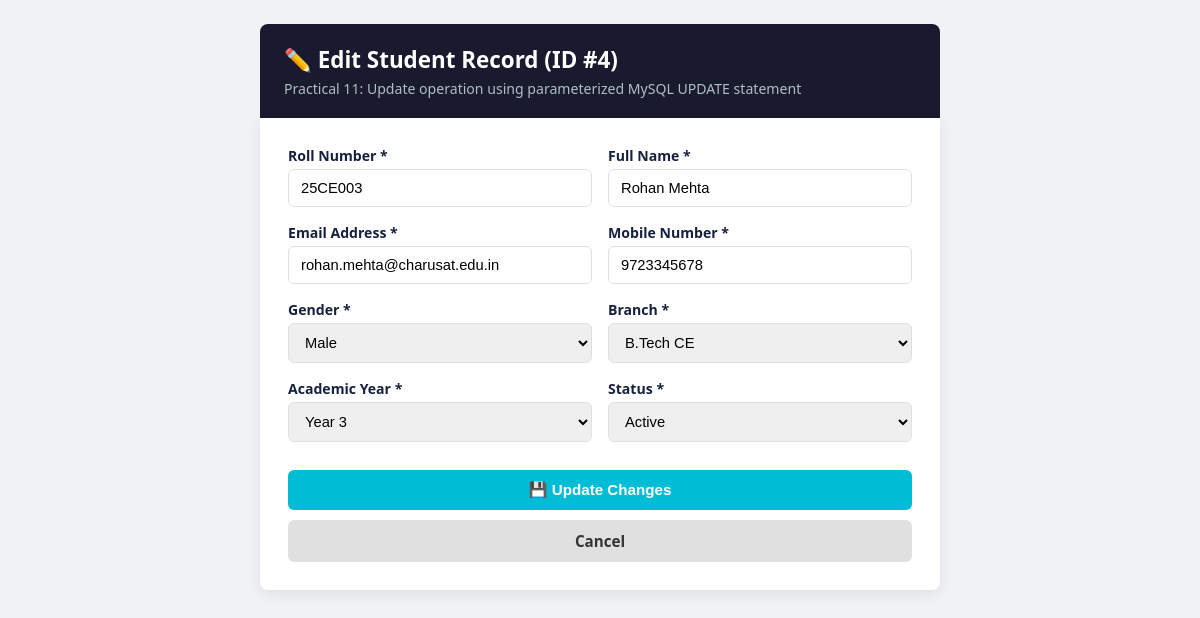
The page /edit_student.php?id=4 on the database its author committed.
### tables this page shows
CREATE TABLE IF NOT EXISTS `students` (
  `id` INT AUTO_INCREMENT PRIMARY KEY,
  `roll_no` VARCHAR(20) NOT NULL UNIQUE,
  `fullname` VARCHAR(100) NOT NULL,
  `email` VARCHAR(100) NOT NULL UNIQUE,
  `mobile` VARCHAR(15) NOT NULL,
  `gender` ENUM('male', 'female', 'other') NOT NULL,
  `course` VARCHAR(50) NOT NULL,
  `year` TINYINT UNSIGNED NOT NULL,
  `status` ENUM('active', 'inactive') NOT NULL DEFAULT 'active',
  `created_at` TIMESTAMP DEFAULT CURRENT_TIMESTAMP,
  `updated_at` TIMESTAMP DEFAULT CURRENT_TIMESTAMP ON UPDATE CURRENT_TIMESTAMP,
  INDEX `idx_course_year` (`course`, `year`),
  INDEX `idx_status` (`status`)
);

### edit_student.php (the view, shortened to what this page needs)
<?php
$id = (int)($_GET['id'] ?? $_POST['id'] ?? 0);
$errors = [];
$student = null;
try {
    $pdo = getDBConnection();
    $stmt = $pdo->prepare("SELECT * FROM students WHERE id = ? LIMIT 1");
    $stmt->execute([$id]);
    $student = $stmt->fetch();
} catch (Exception $e) {
    $_SESSION['flash_error'] = "Database error: " . $e->getMessage();
    header('Location: index.php');
    exit;
}
?>
<!DOCTYPE html>
<html lang="en">
<head>
</head>
<body>
    <div class="container">
        <header>
            <h1>✏️ Edit Student Record (ID #<?= $id ?>)</h1>
            <p>Practical 11: Update operation using parameterized MySQL UPDATE statement</p>
        </header>
        <div class="card" style="border-radius: 0 0 var(--radius) var(--radius);">
            <form method="POST" action="edit_student.php?id=<?= $id ?>" novalidate>
                <div class="form-grid">
                    <div class="form-group">
                        <label for="roll_no">Roll Number *</label>
                        <input type="text" id="roll_no" name="roll_no"
                               value="<?= htmlspecialchars($student['roll_no'] ?? '') ?>"
                               class="<?= isset($errors['roll_no']) ? 'is-invalid' : '' ?>" required>
                    </div>
                    <div class="form-group">
                        <label for="fullname">Full Name *</label>
                        <input type="text" id="fullname" name="fullname"
                               value="<?= htmlspecialchars($student['fullname'] ?? '') ?>"
                               class="<?= isset($errors['fullname']) ? 'is-invalid' : '' ?>" required>
                    </div>
                    <div class="form-group">
                        <label for="email">Email Address *</label>
                        <input type="email" id="email" name="email"
                               value="<?= htmlspecialchars($student['email'] ?? '') ?>"
                               class="<?= isset($errors['email']) ? 'is-invalid' : '' ?>" required>
                    </div>
                    <div class="form-group">
                        <label for="mobile">Mobile Number *</label>
                        <input type="text" id="mobile" name="mobile"
                               value="<?= htmlspecialchars($student['mobile'] ?? '') ?>"
                               class="<?= isset($errors['mobile']) ? 'is-invalid' : '' ?>" required maxlength="10">
                    </div>
                    <div class="form-group">
                        <label for="gender">Gender *</label>
                        <select id="gender" name="gender" required>
                            <option value="male" <?= ($student['gender'] ?? '') === 'male' ? 'selected' : '' ?>>Male</option>
                        </select>
                    </div>
                    <div class="form-group">
                        <label for="course">Branch *</label>
                        <select id="course" name="course" required>
                            <option value="btech-ce" <?= ($student['course'] ?? '') === 'btech-ce' ? 'selected' : '' ?>>B.Tech CE</option>
                        </select>
                    </div>
                    <div class="form-group">
                        <label for="year">Academic Year *</label>
                        <select id="year" name="year" required>
                            <option value="3" <?= (string)($student['year'] ?? '') === '3' ? 'selected' : '' ?>>Year 3</option>
                        </select>
                    </div>
                    <div class="form-group">
                        <label for="status">Status *</label>
                        <select id="status" name="status" required>
                            <option value="active" <?= ($student['status'] ?? '') === 'active' ? 'selected' : '' ?>>Active</option>
                        </select>
                    </div>
                    <div class="form-group full-width btn-group">
                        <button type="submit" class="btn btn-save">💾 Update Changes</button>
                        <a href="index.php" class="btn btn-cancel">Cancel</a>
                    </div>
                </div>
            </form>
        </div>
    </div>
</body>
</html>

### edit_student.php (style rules this page uses)
:root { --color-primary: #1a1a2e; --color-primary-lt: #16213e; --color-accent: #00bcd4; --color-accent-dark: #0097a7; --color-bg: #f0f2f5; --color-card: #ffffff; --color-danger: #c62828; --color-danger-bg: #ffcdd2; --color-border: #dde1e6; --radius: 8px; --shadow: 0 4px 14px rgba(0,0,0,0.08); --font-sans: 'Segoe UI', Tahoma, Geneva, Verdana, sans-serif; }
* { box-sizing: border-box; }
body { font-family: var(--font-sans); background: var(--color-bg); margin: 0; padding: 24px 16px; }
.container { max-width: 680px; margin: 0 auto; }
.card { background: var(--color-card); border-radius: var(--radius); padding: 28px; box-shadow: var(--shadow); }
header { background: var(--color-primary); color: #fff; padding: 20px 24px; border-radius: var(--radius) var(--radius) 0 0; }
header h1 { margin: 0 0 4px; font-size: 1.4rem; }
header p { margin: 0; color: #b0bec5; font-size: 0.88rem; }
.form-grid { display: grid; grid-template-columns: 1fr 1fr; gap: 16px; }
.full-width { grid-column: 1 / -1; }
.form-group { display: flex; flex-direction: column; gap: 4px; }
label { font-size: 0.88rem; font-weight: 600; color: var(--color-primary-lt); }
input[type="text"], input[type="email"], select { padding: 10px 12px; border: 1px solid var(--color-border); border-radius: 6px; font-size: 0.92rem; outline: none; }
.btn-group { display: flex; gap: 10px; margin-top: 12px; }
.btn { padding: 11px 20px; border-radius: 6px; font-weight: 600; font-size: 0.95rem; cursor: pointer; border: none; text-decoration: none; }
.btn-save { background: var(--color-accent); color: #fff; flex: 1; }
.btn-cancel { background: #e0e0e0; color: #333; text-align: center; }

### rows shown on the page
students: roll_no "25CE003", fullname "Rohan Mehta", email "rohan.mehta@charusat.edu.in", mobile "9723345678", gender "Male", course "B.Tech CE", year "Year 3", status "Active"

### other values the page prints
$id "4"
